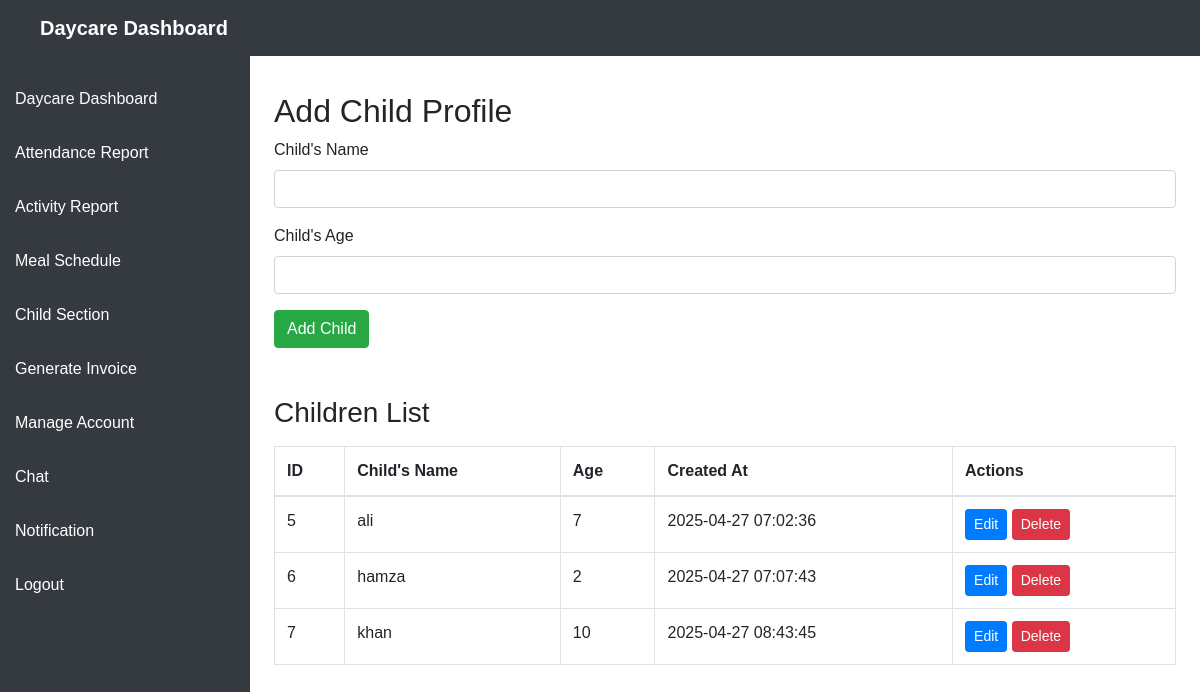
The page /daycare_child.php (signed in) on the database its author committed.
### tables this page shows
CREATE TABLE `daycare_children` (
  `id` int(11) NOT NULL,
  `daycare_id` int(11) NOT NULL,
  `name` varchar(255) NOT NULL,
  `age` int(3) NOT NULL,
  `created_at` timestamp NOT NULL DEFAULT current_timestamp()
);

### daycare_child.php (the view, shortened to what this page needs)
<?php
include 'db_connection.php';
$child_name = '';
$age = '';
$edit_id = '';
$sql = "SELECT * FROM daycare_children ";
$result = mysqli_query($conn, $sql);
?>
<!DOCTYPE html>
<html lang="en">
<head>
    <link rel="stylesheet" href="https://stackpath.bootstrapcdn.com/bootstrap/4.5.2/css/bootstrap.min.css">
    <link rel="stylesheet" href="https://cdn.datatables.net/1.10.21/css/jquery.dataTables.min.css">
</head>
<body>
<?php include 'sidebar.php'; ?>
<div class="main-content p-4">
    <br>
    <br>
    <h2><?php echo isset($edit_id) && !empty($edit_id) ? 'Edit Child Profile' : 'Add Child Profile'; ?></h2>
    <form method="POST" action="">
        <div class="form-group">
            <label for="name">Child's Name</label>
            <input type="text" class="form-control" id="name" name="name" required value="<?php echo htmlspecialchars($child_name); ?>">
        </div>
        <div class="form-group">
            <label for="age">Child's Age</label>
            <input type="number" class="form-control" id="age" name="age" required value="<?php echo htmlspecialchars($age); ?>">
        </div>
        <button type="submit" class="btn btn-success"><?php echo isset($edit_id) && !empty($edit_id) ? 'Update Child' : 'Add Child'; ?></button>
    </form>
    <h3 class="mt-5">Children List</h3>
    <table id="childrenTable" class="table table-bordered mt-3">
        <thead>
            <tr>
                <th>ID</th>
                <th>Child's Name</th>
                <th>Age</th>
                <th>Created At</th>
                <th>Actions</th>
            </tr>
        </thead>
        <tbody>
            <?php if (mysqli_num_rows($result) > 0) : ?>
                <?php while ($row = mysqli_fetch_assoc($result)) : ?>
                    <tr>
                        <td><?php echo htmlspecialchars($row['id']); ?></td>
                        <td><?php echo htmlspecialchars($row['name']); ?></td>
                        <td><?php echo htmlspecialchars($row['age']); ?></td>
                        <td><?php echo htmlspecialchars($row['created_at']); ?></td>
                        <td>
                            <a href="?edit_id=<?php echo $row['id']; ?>" class="btn btn-primary btn-sm">Edit</a>
                            <a href="?delete_id=<?php echo $row['id']; ?>" class="btn btn-danger btn-sm" onclick="return confirm('Are you sure you want to delete this record?');">Delete</a>
                        </td>
                    </tr>
                <?php endwhile; ?>
            <?php else : ?>
                <tr>
                    <td colspan="5" class="text-center">No children added yet.</td>
                </tr>
            <?php endif; ?>
        </tbody>
    </table>
</div>
</body>
</html>

### sidebar.php (style rules this page uses)
body { font-family: Arial, sans-serif; overflow-x: hidden; margin: 0; padding: 0; }
.main-content { margin-left: 250px; padding: 55px 30px 30px 30px; transition: all 0.3s ease; }
.main-content h2 { margin-top: 20px; }

### rows shown on the page
daycare_children: id "5", name "ali", age "7", created_at "2025-04-27 07:02:36"
daycare_children: id "6", name "hamza", age "2", created_at "2025-04-27 07:07:43"
daycare_children: id "7", name "khan", age "10", created_at "2025-04-27 08:43:45"
